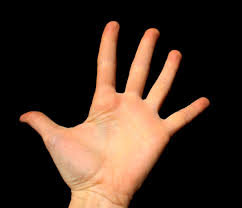
%> input picture hand.jpg, 242 x 208 px
$ octave lhandtrack.m   (GNU Octave 9; MATLAB toolbox functions it lacks are replaced by stand-ins)
%> lines starting %> are read from the running program, lines starting %| are printed output that depends on the picture; in (x1, y1, x2, y2) boxes, pixels count from 0 and x2, y2 are one past the last pixel; in counts of white or black regions, pixels touching at a corner belong together; the program's own positions count from 1
%Author : PRG SWAMY
clc;
clear all;
close all;
clf;

%read and display the image
img=imread('hand.jpg');
%> img is the input picture: size 208x242x3 uint8; mean R, G, B 67, 47.9, 35.8
%figure(1)
%imshow(img);title('Original image');

%convert and display grayscale image
irgb=rgb2gray(img);
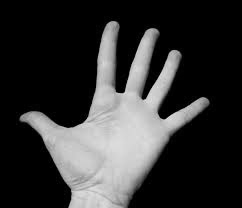
%> irgb: size 208x242 uint8; min 0, max 231, mean 52.3
figure(2)
imshow(irgb);title('Grayscale image');

%use a 2D median filter to filter ou the salt and pepper noise
ifil=medfilt2(irgb);
%figure(3)
%imshow(ifil);title('2D median filtered image');

%perform thresholding on the image
level=graythresh(ifil);
%> level = 0.369
ibw=im2bw(ifil,level);
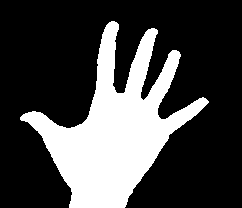
%> ibw: size 208x242 logical; 27.3% white; 1 white region, box (x1, y1, x2, y2) and area: (20, 21, 209, 208) 13743
%figure(4)
%imshow(ibw);title('Thresholded image');

%Dilate and erode the image with diamond and square structural element of size 2,3 resply
sedil=strel('diamond',2);
idil=imdilate(ibw,sedil);
%> idil: size 208x242 logical; 30.4% white; 1 white region, box (x1, y1, x2, y2) and area: (18, 19, 211, 208) 15290
%figure(5)
%imshow(idil);title('Dilated image');
seerd=strel('square',3);
ierd=imerode(idil,seerd);
%> ierd: size 208x242 logical; 28.2% white; 1 white region, box (x1, y1, x2, y2) and area: (19, 20, 209, 208) 14178
%figure(6)
%imshow(ierd);title('Eroded image');
img=ierd;

%Find the centroid of the hand using regionprops
statcent = regionprops(img,'centroid');
%> statcent = 1 region; Centroid: [115.7 128.4]
figure(7)
imshow(img); hold on;
for x = 1: numel(statcent)
    plot(statcent(x).Centroid(1),statcent(x).Centroid(2),'r.');
end
%> this loop made 1 pass
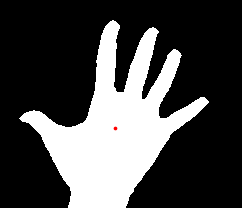
%> figure redrawn from the program's plot data
disp 'Centroid coordinates = '
disp statcent(1).Centroid(1);
disp statcent(1).Centroid(2);

%Find the orientation of the hand using regionprops
statorie=regionprops(img,'orientation');
%> statorie = 1 region; Orientation: 60.78
figure(8)
imshow(img); hold on;
for x=1:numel(statorie)
    plot(statorie(x).Orientation);
end
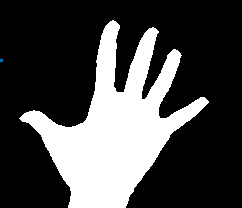
%> figure redrawn from the program's plot data
disp 'Stat orientation :'
disp statorie.Orientation%Angle of orientation with respect to horizontal
%centx=statcent(1).Centroid(1);
%centy=statcent(1).Centroid(2);

%Find the angle of rotation(theta)
if (0< statorie.Orientation(1) <90) %case of hand pointing outwards in 1st quadrant
      theta=(90-statorie.Orientation);%Angle to be rotated ACW for vertical alignment
%> theta = 29.22
elseif (-90 < statorie.Orientation(1) < 0)%case of hand pointing outwards in 4th quadrant
      theta=(-90-statorie.Orientation);%Angle to be rotated ACW for vertical alignment
end

%Rotate the hand ACW by theta to get alignment
imrot=imrotate(img,theta);
%> imrot: size 300x313 logical; 15.1% white; 1 white region, box (x1, y1, x2, y2) and area: (75, 67, 232, 266) 14179
figure(9)
imshow(imrot);hold on; title('Rotated image');
statcentr = regionprops(imrot,'centroid');
%> statcentr = 1 region; Centroid: [163.6 174.1]
for x = 1: numel(statcentr)
    plot(statcentr(x).Centroid(1),statcentr(x).Centroid(2),'r.');
end
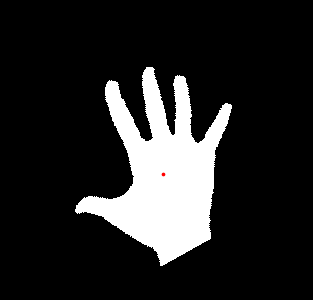
%> figure redrawn from the program's plot data; its title reads 'Rotated image'

centx=statcentr(x).Centroid(1);
%> centx = 163.6
centy=statcentr(x).Centroid(2);
%> centy = 174.1
BW = imrot;
%contour
figure(10)
BW2 = bwmorph(BW,'remove');
%> BW2: size 300x313 logical; 0.92% white in thin lines or dots, all inside (x1, y1, x2, y2) = (75, 67, 232, 266)
%figure(11)
%imshow(BW2)
% cont=imcontour(imrot,1);
[imht imwt]=size(BW2);
%> imht = 300; imwt = 313
% [10 lines of commented-out code are left out]
j=0;
tmp=[];
I=imrot;
for i=1:imht
    if(I(i,round(centy))==1)
        j=j+1;
        tmp(j)=i;
    end
    xr=max(tmp);
    yr=centy;
end
%> after the loop, j = 128; tmp = 128 values from 84 to 260
%figure(12)
%imshow(imrot);title('Rotated image with reference point');hold on;
%plot(yr,xr,'r.');
figure(13)
imshow(BW2);title('contour image with reference point ');hold on;
plot(yr,xr,'r.');

% centre = props.Centroid;
%dists = sqrt((rows-xr).^2 + (cols-yr).^2);
%max1=(max(dists));
%to find the distances of points on the contour to the reference point
[rows, cols] = find(BW2);
%> rows = 868 values from 68 to 266; cols = 868 values from 76 to 232
dist=zeros(imht,imwt);
for i=1:size(rows)
    x=rows(i,1);
    y=cols(i,1);
    dist(x,y)= sqrt((x-xr).^2+(y-yr).^2);
end
%> this loop made 868 passes
%> (x, y) on passes 1 to 3: (210, 76), (211, 76), (212, 76)

maxim=zeros(imht,imwt);
for i=2:size(rows)-1
    x=rows(i,1);
    y=cols(i,1);
    xp=rows(i-1,1);
    yp=cols(i-1,1);
    xn=rows(i+1,1);
    yn=cols(i+1,1);
    if(dist(x,y)> dist(xp,yp))
        if(dist(x,y)>dist(xn,yn))
            maxim(x,y)=1;
        end
    end
end
%> this loop made 866 passes
%> (x, y, xp, yp, xn, yn) on passes 1 to 3: (211, 76, 210, 76, 212, 76), (212, 76, 211, 76, 206, 77), (206, 77, 212, 76, 207, 77)
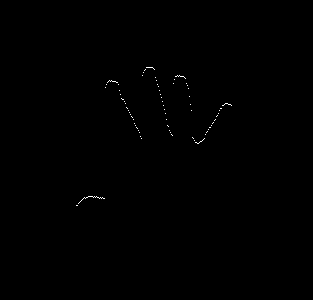
%> maxim: size 300x313 double; values 0 (black) and 1 (white), 0.17% white in thin lines or dots, all inside (x1, y1, x2, y2) = (76, 67, 232, 206)
%figure(14)
%imshow(maxim);title('Max distance points');
for i=1:size(rows)
    x=rows(i,1);
    y=cols(i,1);
    onedist(1,i)=dist(x,y);
end
%> after the loop, onedist = 868 values, max 193.9 at index 357, min 0.109 at index 514, mean 120.1
[peaks,locs]=findpeaks(onedist);
%> peaks = 156 values, max 193.9 at index 71, min 92.18 at index 29, mean 149.6; locs = 156 values from 4 to 865
onedist=medfilt1(onedist,10);
%> onedist = 868 values, max 187.5 at index 414, min 14.18 at index 455, mean 129.3
plot(onedist,'Color','blue'); hold on;
plot(locs,onedist(locs),'k^','markerfacecolor',[1 0 0]);
adist=imregionalmax(dist)
%> adist: size 300x313 logical; 0.03% white in thin lines or dots, all inside (x1, y1, x2, y2) = (75, 67, 231, 266)
imshow(adist)
%> figure, not shown here; its title reads 'contour image with reference point'

%Dilate and erode the image with diamond and square structural element of size 2,3 resply
sedil=strel('diamond',6);
adistdil=imdilate(adist,sedil);
%> adistdil: size 300x313 logical; 1.5% white; 11 white regions, largest, box (x1, y1, x2, y2) and area: (151, 249, 167, 272) 192, (203, 220, 217, 239) 158, (69, 197, 85, 216) 156
%figure(5)
%imshow(idil);title('Dilated image');
seerd=strel('square',3);
adisterd=imerode(adistdil,seerd);
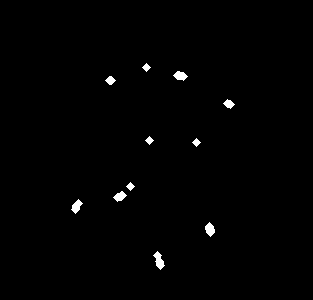
%> adisterd: size 300x313 logical; 0.82% white; 11 white regions, largest, box (x1, y1, x2, y2) and area: (153, 251, 165, 270) 114, (205, 222, 215, 237) 96, (173, 71, 188, 81) 92

figure(14)
imshow(adisterd);title('Dilation and erosion');

% [11 lines of commented-out code are left out]
%%   elseif(adist(x,y)<meandist)
 % [6 lines of commented-out code are left out]
